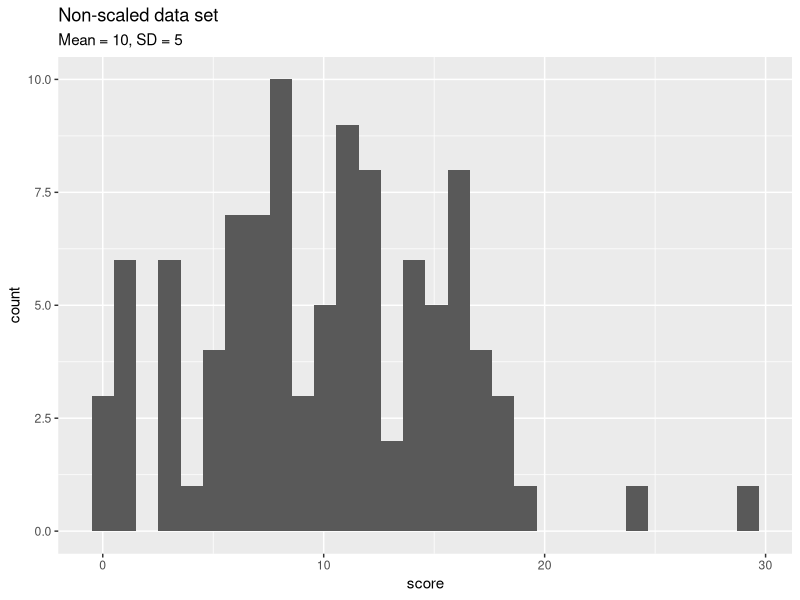
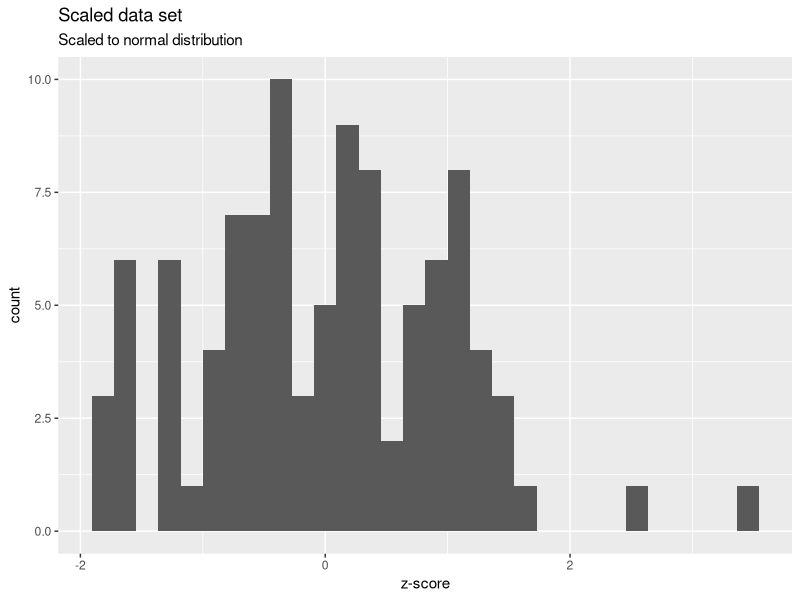
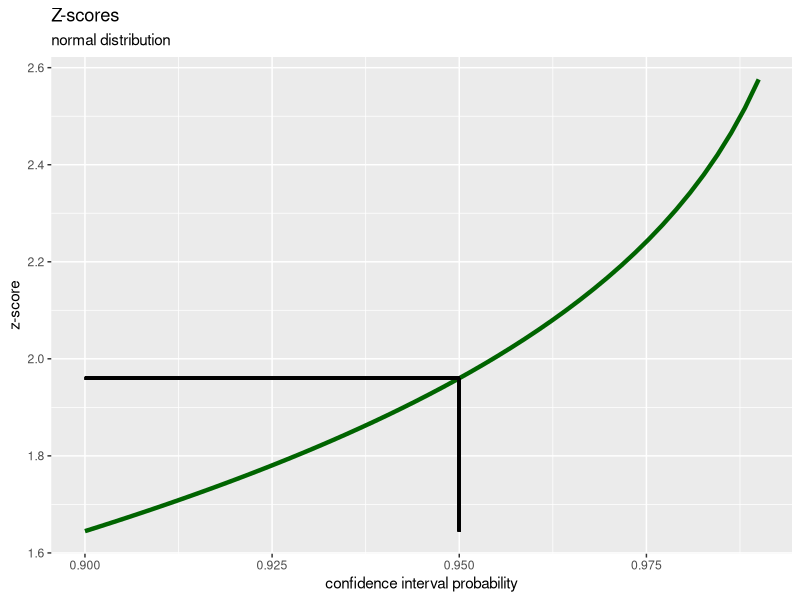

Here is the R script that generated these plots, in order:
# Z-Scores

library(tidyverse)

# Non-scaled data set
x <- rnorm(100, mean = 10, sd = 5)

p <- ggplot() + 
    geom_histogram(aes(x), bins = 30) +
    labs(x = 'score', y = 'count', 
        title = 'Non-scaled data set', 
        subtitle = 'Mean = 10, SD = 5')

png(filename = 'Z_Scores_1.png', 
    width = 3, height = 3, 
    units = 'in', res = 600)
print(p)
dev.off()

# Scaled data set
y <- scale(x, center = TRUE, scale = TRUE)

p <- ggplot() + 
    geom_histogram(aes(y), bins = 30) +
    labs(x = 'z-score', y = 'count', 
        title = 'Scaled data set', 
        subtitle = 'Scaled to normal distribution')

png(filename = 'Z_Scores_2.png', 
    width = 3, height = 3, 
    units = 'in', res = 600)
print(p)
dev.off()

# Z Scores by confidence interval
prob <- seq(from = 0.90, to = 0.99, length.out = 50)
z <- qnorm((1 - prob)/2, lower.tail = FALSE)
x1 <- 0.95; x2 <- qnorm((1 - x1)/2, lower.tail = FALSE)

p <- ggplot(data.frame(x = prob, y = z), aes(x = x, y = y)) +
    geom_line(color = 'darkgreen', size = 1.5) +
    geom_segment(aes(x = x1, y = z[1], xend = x1, 
        yend = x2), size = 1) +
    geom_segment(aes(x = x1, y = x2, xend = prob[1], 
        yend = x2), size = 1) +
    labs(x = 'confidence interval probability', 
        y = 'z-score', title = 'Z-scores', 
        subtitle = 'normal distribution')

png(filename = 'Z_Scores_3.png', width = 3, 
    height = 3, units = 'in', res = 600)
print(p)
dev.off()